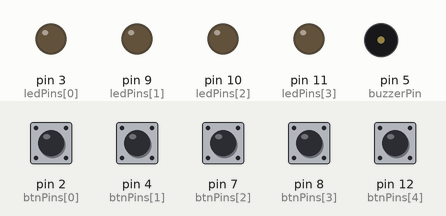
Simulated run of this sketch. Board: Arduino Uno, built with avr-gcc and run on an emulated ATmega328P. Parts: output pins drawn as LEDs (lit = HIGH), buzzer (waves = sounding, pin HIGH). Dashed ring = blinking. The inputs (shaded band) are chosen by the test bench; at power-on: pin 2 (btnPins[0]), pin 4 (btnPins[1]), pin 7 (btnPins[2]), pin 8 (btnPins[3]), pin 12 (btnPins[4]) LOW. Random numbers use the default seed unless the sketch sets one.

Above: at 1.2 s.
1.3 s: pin 4 (btnPins[1]) pulled HIGH for 0.15 s
At 1.9 s:
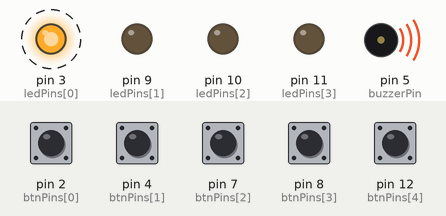
4.4 s: pin 2 (btnPins[0]) pulled HIGH for 0.15 s
6.0 s: pin 7 (btnPins[2]) pulled HIGH for 0.15 s
At 6.4 s:
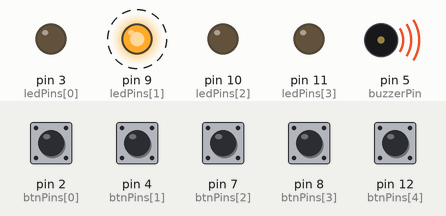
9.1 s: pin 2 (btnPins[0]) pulled HIGH for 1 s
11.6 s: pin 8 (btnPins[3]) pulled HIGH for 0.15 s
At 12.2 s:
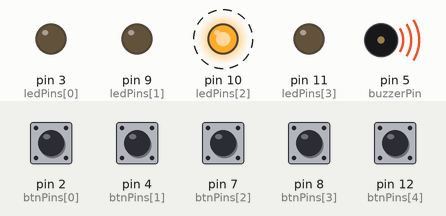
Timing chart, 0 to 15.7 s (numbered marks = the images above; inputs shaded):
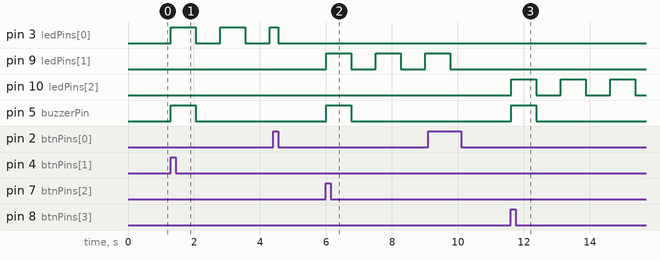

Measured:
- after the input at 1.3 s, pin 3 (ledPins[0]): alternates HIGH for 0.75 s and LOW for 0.75 s, starting at once; pin 5 (buzzerPin): LOW → HIGH at once, → LOW 0.75 s later
- after the input at 6.0 s, pin 9 (ledPins[1]): alternates HIGH for 0.75 s and LOW for 0.75 s, starting at once; pin 5 (buzzerPin): LOW → HIGH at once, → LOW 0.75 s later
- after the input at 11.6 s, pin 10 (ledPins[2]): alternates HIGH for 0.75 s and LOW for 0.75 s, starting at once; pin 5 (buzzerPin): LOW → HIGH at once, → LOW 0.75 s later

The sketch:

gameShowBuzzerUno.ino
```cpp
/**
 * File:  gameShowBuzzerUno.ino
 * Name:  Minh Vu
 * Desc.: Game Show Buzzer System
 * Date:  07/06/19
 * Notes: This sketch is written for Arduino Uno.
 *        Sketch code last updated 07/14/18
 */

// Buttons 0-4 (1 reset and 4 player buttons)
const byte numBtns = 5;
const byte btnPins[numBtns] = {2, 4, 7, 8, 12};
byte btnVals[numBtns];
byte prevRstBtnVal;

// List of buttons currently pressed (max size = numBtns, current size = numBtnsPressed)
byte btnsPressed[numBtns];
byte numBtnsPressed = 0;

// LEDs (four - one for each player) and buzzer pins
const byte numLeds = numBtns - 1;
const byte ledPins[numLeds] = {3, 9, 10, 11};
const byte buzzerPin = 5;
const short buzzerFreqs[numBtns - 1] = {349, 440, 523, 698}; // Frequencies for piezo
bool buzzerIsOn = false;
const unsigned long blinkTime = 750;
unsigned long blinkTimeStamp = 0;
const unsigned long toggleTime = 3000;
unsigned long toggleTimeStamp = 0;
byte currLEDState = LOW;

// State machine values
byte selectedBtn;
enum {LISTEN, P1, P2, P3, P4, TOGGLE} state = LISTEN;

// Minimum delay between using button values
const unsigned long debounceTime = 25;
unsigned long prevDebounce = 0; // Timestamp
bool blinkEn = true;
bool buzzerIsPiezo = false; // True if buzzer is piezo type (settable-tone), false if single-tone

void setup()
{
  Serial.begin(9600);
  for(int s = 0; s < numBtns; s++)
  {
    pinMode(btnPins[s], INPUT);

    if(s < numBtns - 1)
      pinMode(ledPins[s], OUTPUT);
  }

  pinMode(buzzerPin, OUTPUT);

  // Keep button 0 (reset) pressed during setup to indicate piezo buzzer instead of single-tone
  if(digitalRead(btnPins[0]) == HIGH)
    buzzerIsPiezo = true;
}

void loop()
{
  // State machine
  switch(state)
  {
    case LISTEN:
      readPlayerBtns();
      break;

    case TOGGLE:
      readToggleBtn();
      break;

    default:
      // Blink selected player's LED
      // Also disable buzzer if it is signle-tone and is on
      if((millis() - blinkTimeStamp) >= blinkTime && blinkEn)
      {
        currLEDState = !currLEDState;

        if(buzzerIsOn)
          handleBuzzer(false);

        blinkTimeStamp = millis();
      }

      digitalWrite(ledPins[selectedBtn - 1], currLEDState);

      readResetBtn();
      break;
  }

  // Debugging
  //Serial.println(state);
}

void readPlayerBtns()
{
  // Sample reset button for toggling LED blink
  // Save previous reset button value and sample current value
  prevRstBtnVal = btnVals[0];
  btnVals[0] = digitalRead(btnPins[0]);

  // Sample player button values (buttons 1-4)
  for(int s = 1; s < numBtns; s++)
    btnVals[s] = digitalRead(btnPins[s]);

  // Use all button values periodically, which is determined by debounceTime
  if((millis() - prevDebounce) >= debounceTime)
  {
    // Player button handling overridden if reset button is being pressed
    if(btnVals[0] == HIGH)
    {
      toggleTimeStamp = millis();
      state = TOGGLE;
      return;
    }

    // Handle player buttons
    for(int s = 1; s < numBtns; s++)
    {
      if(btnVals[s] == HIGH)
      {
        btnsPressed[numBtnsPressed] = s;
        numBtnsPressed++;
      }
    }

    if(numBtnsPressed > 0)
    {
      if(numBtnsPressed >= 2)
      {
        // Pick random button out of those currently pressed
        byte tempIndex = random(numBtnsPressed);
        selectedBtn = btnsPressed[tempIndex];
      }
      else // numBtnsPressed == 1
      {
        selectedBtn = btnsPressed[0];
      }

      // Button number will match its respective state value
      state = selectedBtn;

      // Sound buzzer
      handleBuzzer(true);

      // Illuminate corresponding LED
      currLEDState = HIGH;
      blinkTimeStamp = millis();
    }

    numBtnsPressed = 0;
    prevDebounce = millis();
  }
}

void readResetBtn()
{
  // Sample and use button value periodically, which is determined by debounceTime
  if((millis() - prevDebounce) >= debounceTime)
  {
    // Save previous reset button value and sample current value
    prevRstBtnVal = btnVals[0];
    btnVals[0] = digitalRead(btnPins[0]);

    // Reset state if button is pressed, then released
    if(prevRstBtnVal == HIGH && btnVals[0] == LOW)
    {
      state = LISTEN;

      // Turn off LED
      currLEDState = LOW;
      digitalWrite(ledPins[selectedBtn - 1], currLEDState);

      // Turn off buzzer
      handleBuzzer(false);
    }

    prevDebounce = millis();
  }
}

void readToggleBtn()
{
  // Sample and use button value periodically, which is determined by debounceTime
  if((millis() - prevDebounce) >= debounceTime)
  {
    // Save previous reset button value and sample current value
    prevRstBtnVal = btnVals[0];
    btnVals[0] = digitalRead(btnPins[0]);

    if(btnVals[0] == LOW)
    {
      state = LISTEN;
      return;
    }

    // Toggle LED blinking if reset button is held for at least 3 seconds
    if((millis() - toggleTimeStamp) >= toggleTime)
    {
      blinkEn = !blinkEn;

      // User feedback - flash all LEDs (250 ms if blinking enabled, 1 s if not)
      // No need to do this non-blocking since nothing else should happen during this
      short flashTime = (blinkEn) ? 250 : 1000;
      for(int l = 0; l < numLeds; l++)
        digitalWrite(ledPins[l], HIGH);
      delay(flashTime);
      for(int l = 0; l < numLeds; l++)
        digitalWrite(ledPins[l], LOW);

      state = LISTEN;
    }
  }
}

void handleBuzzer(bool buzzerOn)
{
  if(buzzerOn)
  {
    // Sound buzzer for 750 milliseconds, same duration as an LED blink
    if(buzzerIsPiezo)
      tone(buzzerPin, buzzerFreqs[selectedBtn - 1], blinkTime);
    else
      digitalWrite(buzzerPin, HIGH);
    buzzerIsOn = true;
  }
  else
  {
    if(buzzerIsPiezo)
      noTone(buzzerPin);
    else
      digitalWrite(buzzerPin, LOW);
    buzzerIsOn = false;
  }
}
```
